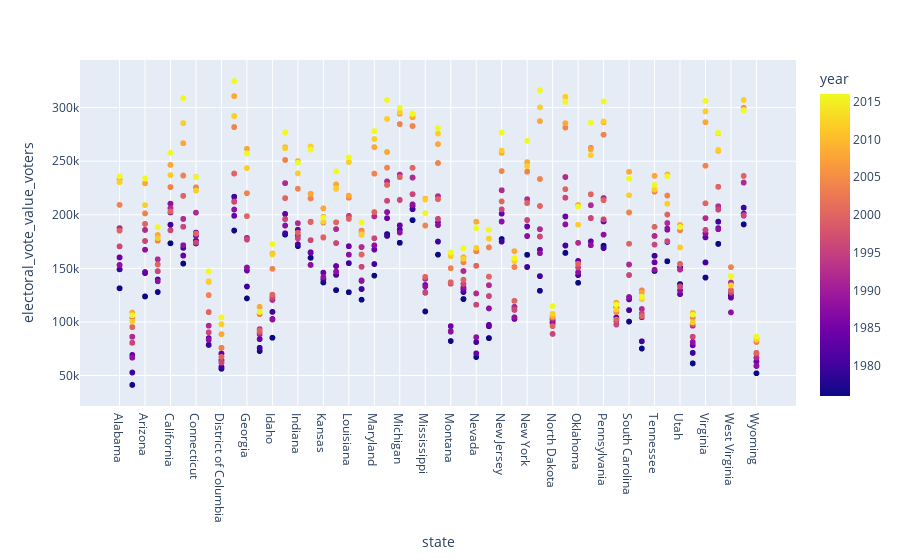

This figure's notebook cell:
### Code cell
px.scatter(df, x ='state' , y = 'electoral_vote_value_voters', color = 'year')

### Figure 1 — Plotly figure (JSON) as saved in the notebook; plotly's stock layout.template omitted (floating-point values rounded to 4 significant figures; data arrays with more than 128 entries replaced by an {"elided": "..."} marker saying what was removed)
{"data": [{"hovertemplate": "state=%{x}<br>electoral_vote_value_voters=%{y}<br>year=%{marker.color}<extra></extra>", "legendgroup": "", "marker": {"color": {"elided": "3655 int values"}, "coloraxis": "coloraxis", "symbol": "circle"}, "mode": "markers", "name": "", "showlegend": false, "type": "scattergl", "x": {"elided": "3655 str values"}, "xaxis": "x", "y": {"elided": "3655 float values"}, "yaxis": "y"}], "layout": {"coloraxis": {"colorbar": {"title": {"text": "year"}}, "colorscale": [[0, "#0d0887"], [0.1111, "#46039f"], [0.2222, "#7201a8"], [0.3333, "#9c179e"], [0.4444, "#bd3786"], [0.5556, "#d8576b"], [0.6667, "#ed7953"], [0.7778, "#fb9f3a"], [0.8889, "#fdca26"], [1, "#f0f921"]]}, "legend": {"tracegroupgap": 0}, "margin": {"t": 60}, "xaxis": {"anchor": "y", "domain": [0, 1], "title": {"text": "state"}}, "yaxis": {"anchor": "x", "domain": [0, 1], "title": {"text": "electoral_vote_value_voters"}}}}
